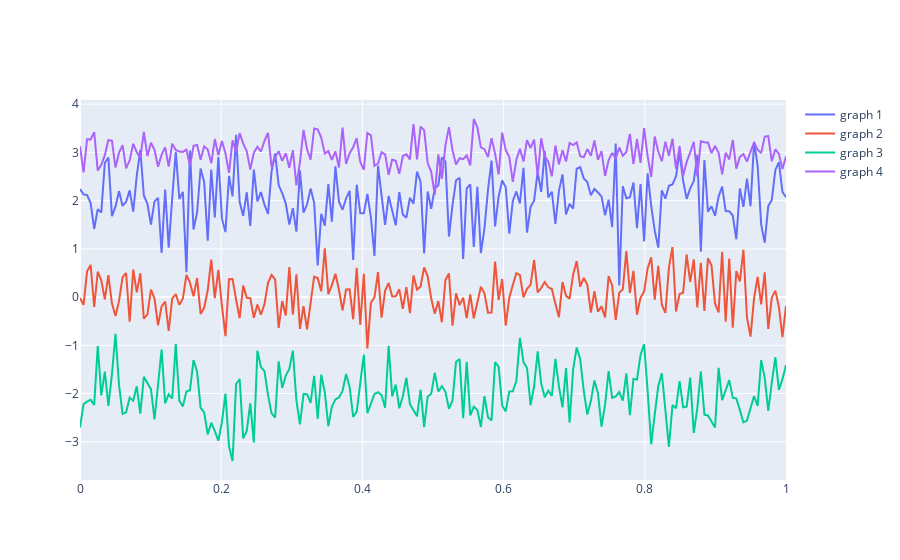

Source (notebook cell):
### Code cell
x0 = np.linspace(0,1,200)
y0 = np.random.randn(200)*0.5 + 2
y1 = np.random.randn(200)*0.4 
y2 = np.random.randn(200)*.5 - 2
y3 = np.random.randn(200)*0.25 + 3
x3 = np.linspace(0,1,200)

fig = go.Figure()
fig.add_trace(go.Scatter(x=x0,y=y0, mode='lines', name = 'graph 1'))
fig.add_trace(go.Scatter(x=x0,y=y1, mode='lines', name = 'graph 2'))
fig.add_trace(go.Scatter(x=x0,y=y2, mode='lines', name = 'graph 3'))
fig.add_trace(go.Scatter(x=x3, y=y3, mode='lines', name = 'graph 4'))

### Figure 1 — Plotly figure (JSON) as saved in the notebook; plotly's stock layout.template omitted (floating-point values rounded to 4 significant figures; data arrays with more than 128 entries replaced by an {"elided": "..."} marker saying what was removed)
{"data": [{"mode": "lines", "name": "graph 1", "type": "scatter", "x": {"elided": "200 float values"}, "y": {"elided": "200 float values"}}, {"mode": "lines", "name": "graph 2", "type": "scatter", "x": {"elided": "200 float values"}, "y": {"elided": "200 float values"}}, {"mode": "lines", "name": "graph 3", "type": "scatter", "x": {"elided": "200 float values"}, "y": {"elided": "200 float values"}}, {"mode": "lines", "name": "graph 4", "type": "scatter", "x": {"elided": "200 float values"}, "y": {"elided": "200 float values"}}], "layout": {"autosize": true, "xaxis": {"autorange": true, "range": [0, 1], "type": "linear"}, "yaxis": {"autorange": true, "range": [-3.792, 4.086], "type": "linear"}}}
